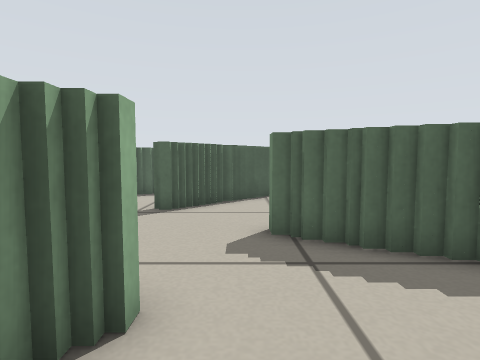
view 1 (above)

19 first-person views from a walk through a Stage world. The camera is 0.37 m above the floor, tilts 4° down and sees 80° across. Floor lines are 1 m apart. The floor is counted in squares, 0.25 m on a side. Each view is taken from the middle of a square. On the plan, view 1 faces up. The plan holds only what a view shows up to about 14 squares ahead; the rest is blank. The place goes on beyond the plan. Robots are left out.

view 2
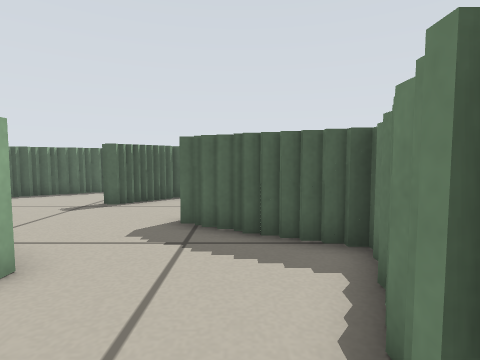

view 3
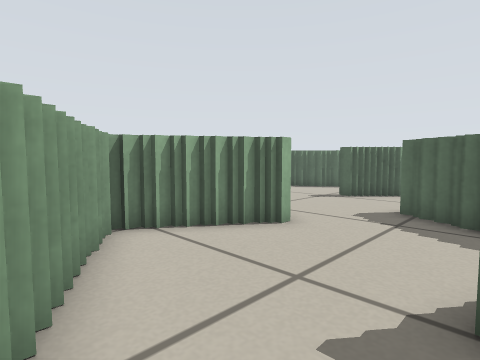

view 4
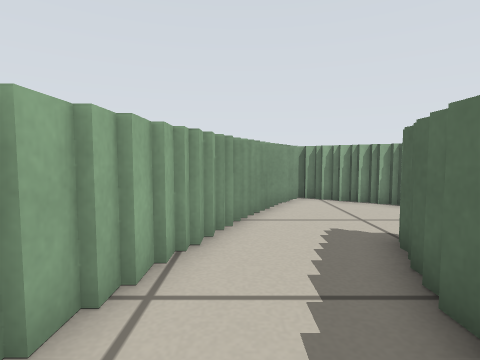

view 5
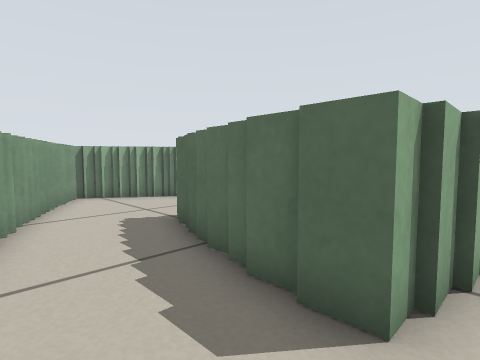

view 6
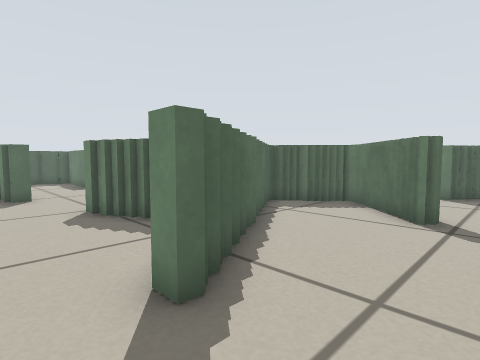

view 7
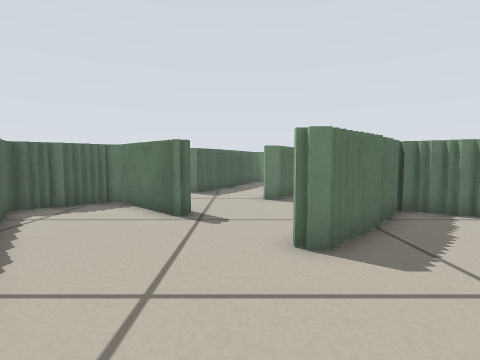

view 8
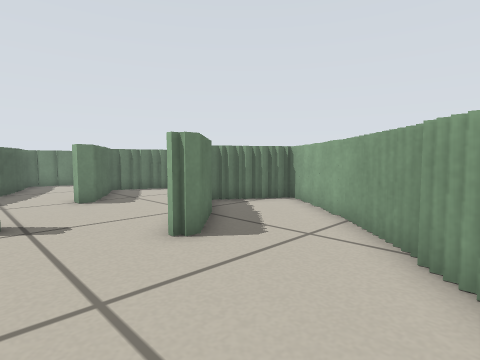

view 9
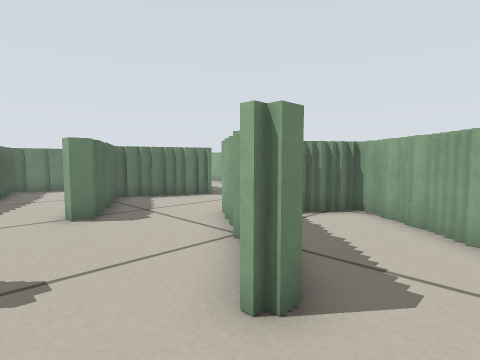

view 10
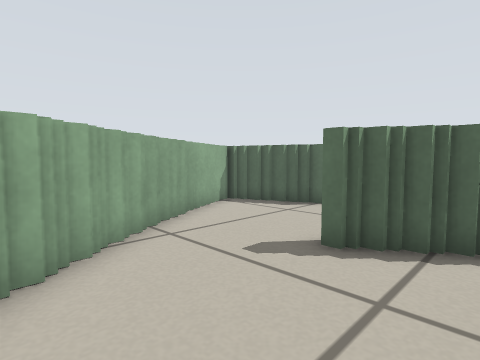

view 11
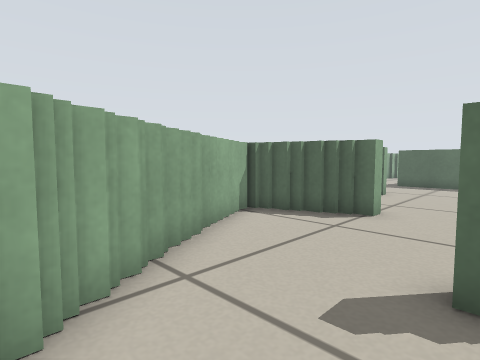

view 12
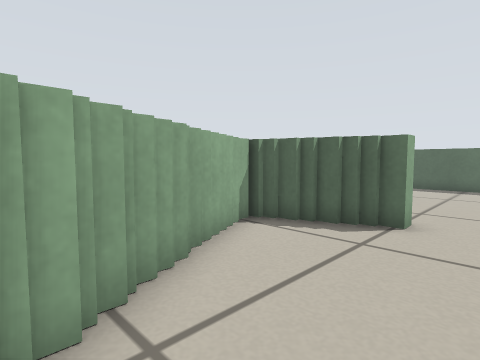

view 13
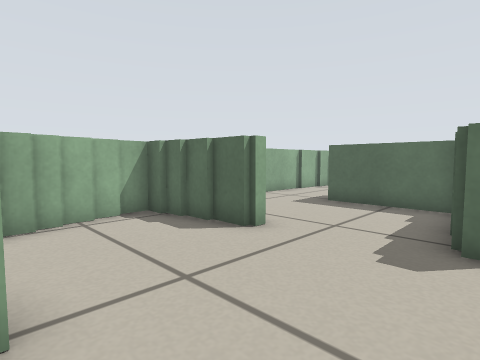

view 14
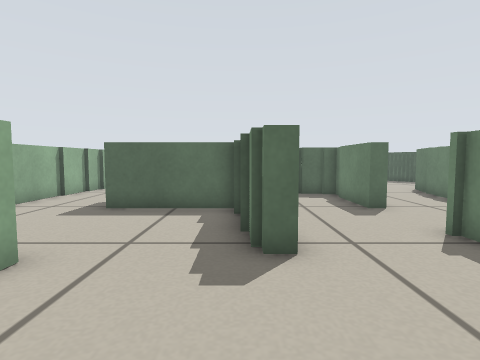

view 15
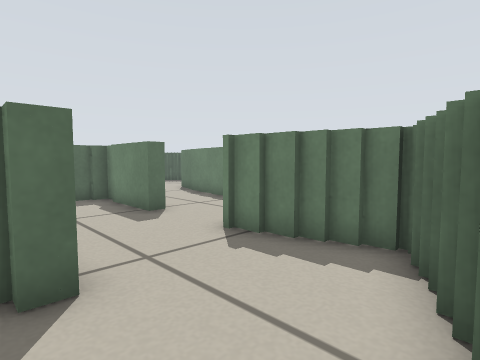

view 16
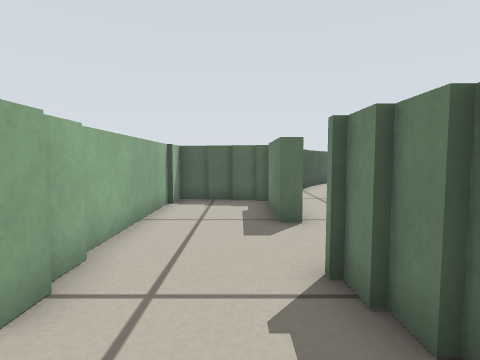

view 17
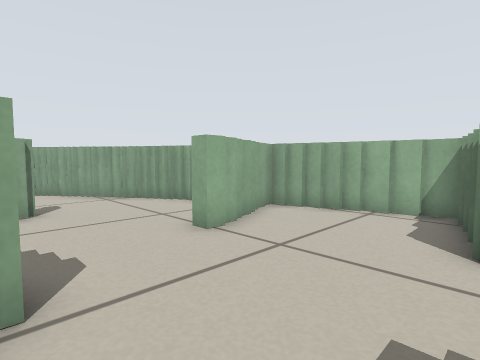

view 18
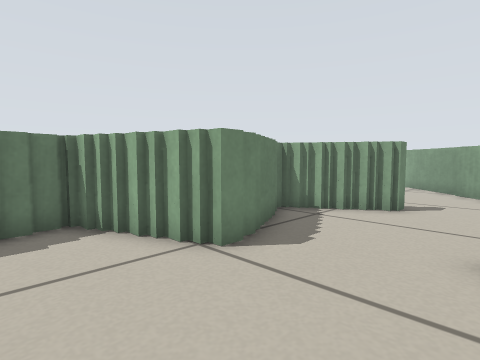

view 19
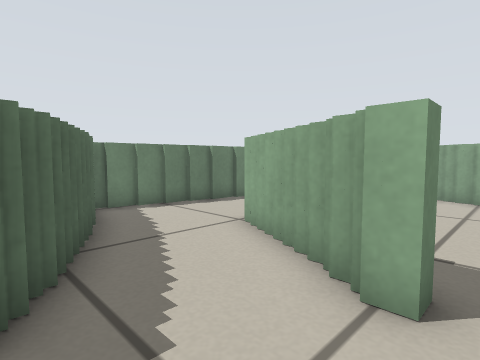

### Floor plan
Key: @ floor where view 1 was taken; # wall or solid block; . floor.
Columns run from 16 left of view 1 to 9 right of it. Each row starts with its distance up from view 1.
 30              ..
 29 #            ...#
 28 #.      ###  ..##
 27 #.      #.## ..#
 26 #..     #..# ..#
 25 #..     #..#...#
 24 #..######..#...
 23  ......##.....
 22  ......##....
 21   .....##....
 20    ....##..##
 19   ##....... #
 18 ####........#
 17 #..........##
 16 ##.......###
 15  #.......##
 14  #.###...##   #
 13  ####.....######
 12   #.......###..###
 11   ##.....###....##
 10    #....##.....##.
  9    ##.........##...##
  8     #...............###
  7     ##................###
  6      ##....#.....##.....##
  5       ##...##....###.....#
  4        #....##.....###...#
  3        ##....###....# .. #
  2         ###...##....#  .##
  1           ##.##....##   ##
  0            ###..@..###  ##
 -1              ##......####.
 -2               ###.........
 -3                 ###......
 -4                   ####.. .
 -5                      ##

Where each view was taken, in squares from view 1:
view 1: 0 up, 0 right, facing up
view 2: 1 down, 2 right, facing up
view 3: 3 down, 3 right, facing up-left
view 4: 3 down, 8 right, facing left
view 5: 4 down, 9 right, facing up-left
view 6: 7 up, 10 left, facing up-right
view 7: 7 up, 10 left, facing right
view 8: 9 up, 10 left, facing down-right
view 9: 8 up, 7 left, facing down-right
view 10: 5 up, 6 left, facing up-left
view 11: 6 up, 8 left, facing up-left
view 12: 7 up, 9 left, facing up-left
view 13: 14 up, 8 left, facing up-left
view 14: 15 up, 9 left, facing up
view 15: 16 up, 9 left, facing up-right
view 16: 17 up, 6 left, facing up
view 17: 19 up, 7 left, facing down-left
view 18: 19 up, 11 left, facing down-right
view 19: 9 up, 0 right, facing down-right
